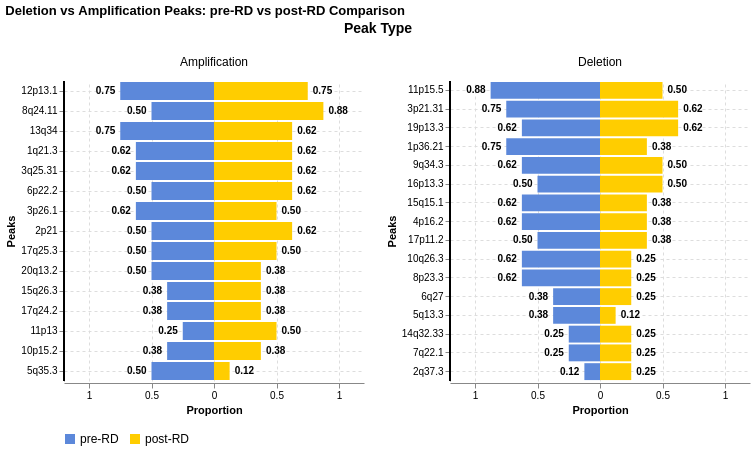

Notebook code for this chart:
### Markdown cell above
## S11B

### Code cell
group_fracs = pd.DataFrame( data={'Descriptor':pre_peaks['Descriptor'],  'Unique Name': pre_peaks['Unique Name'].values})
group_fracs['Peak_Type'] = group_fracs['Unique Name'].apply(lambda x: x.split(' ')[0])
group_fracs = group_fracs.merge(pre_paired_peaks[['Unique Name', 'frequency']], how='outer', on='Unique Name').rename(columns={'frequency': 'pre-RD'})
group_fracs = group_fracs.merge(post_paired_peaks[['Unique Name', 'frequency']], how='outer', on='Unique Name').rename(columns={'frequency': 'post-RD'})

display(group_fracs)

# Reshape data for diverging plot
plot_data = []

for _, row in group_fracs.iterrows():
    # Add pre-RD as negative values
    plot_data.append({
        'Peak': row['Descriptor'],
        'Value': -row['pre-RD'],  # Negative for left side
        'Group': 'pre-RD',
        'DisplayValue': row['pre-RD'],
        'DisplayText': f"{row['pre-RD']:.2f}",
        'Peak_Type': row['Peak_Type']
    })
    
    # Add post-RD as positive values
    plot_data.append({
        'Peak': row['Descriptor'],
        'Value': row['post-RD'],  # Positive for right side
        'Group': 'post-RD', 
        'DisplayValue': row['post-RD'],
        'DisplayText': f"{row['post-RD']:.2f}",
        'Peak_Type': row['Peak_Type']
    })

plot_df = pd.DataFrame(plot_data)

# Calculate total for sorting
peak_totals = plot_df.groupby('Peak')['DisplayValue'].sum().reset_index()
peak_order = peak_totals.sort_values('DisplayValue', ascending=False)['Peak'].tolist()

# Create the bar chart
bars = alt.Chart(plot_df).mark_bar().encode(
    y=alt.Y('Peak:N', 
            title='Peaks',
            sort=peak_order,
            axis=alt.Axis(labelLimit=0)),
    x=alt.X('Value:Q', 
            title='Proportion',
            scale=alt.Scale(domain=[-1.2, 1.2]),
            axis=alt.Axis(
                values=[-1, -0.75, -0.5, -0.25, 0, 0.25, 0.5, 0.75, 1],
                labelExpr="abs(datum.value) == 0 ? '0' : abs(datum.value)"
            )),
    color=alt.Color('Group:N', 
                   scale=alt.Scale(
                       domain=['pre-RD', 'post-RD'], 
                       range=["#5C88DAFF", "#FFCD00FF"]
                   ))
)

# Add text labels
text = alt.Chart(plot_df).mark_text(
    align=alt.expr('datum.Value < 0 ? "right" : "left"'),
    baseline='middle',
    dx=alt.expr('datum.Value < 0 ? -5 : 5'),
    fontSize=10,
    fontWeight='bold'
).encode(
    y=alt.Y('Peak:N', sort=peak_order),
    x=alt.X('Value:Q'),
    text='DisplayText:N',
    color=alt.value('black')
)

# Add center line
rule = alt.Chart(plot_df).mark_rule(color='black', strokeWidth=2).encode(
    x=alt.value(0)
)

# Layer charts, set properties, then apply faceting
chart = (bars + text + rule).properties(
    width=300,  # Width per panel
    height=300
).facet(
    column=alt.Column('Peak_Type:N',
                     header=alt.Header(title="Peak Type", 
                                     titleFontSize=14,
                                     labelFontSize=12))
).resolve_scale(
    y='independent'  # Allow independent y-scales for each panel
).properties(
    title='Deletion vs Amplification Peaks: pre-RD vs post-RD Comparison'
).configure_axis(
    grid=True,
    gridDash=[3, 3]
).configure_header(
    titleColor='black',
    titleFontSize=14,
    labelFontSize=12
).configure_view(
    stroke='transparent'
).configure_legend(
    title=None,
    orient='bottom',
    labelFontSize=12
)

# Display the chart
#chart.save('/Users/jacobg/Dropbox/shared_leif/neoSTAR A1 manuscript prep/exome_Jacob/plots/gistic_peaks_paired.pdf')
chart

### Figure 1 — Vega-Lite specification as saved in the notebook (floating-point values rounded to 4 significant figures)
{"config": {"view": {"continuousWidth": 300, "continuousHeight": 300, "stroke": "transparent"}, "axis": {"grid": true, "gridDash": [3, 3]}, "header": {"labelFontSize": 12, "titleColor": "black", "titleFontSize": 14}, "legend": {"labelFontSize": 12, "orient": "bottom", "title": null}}, "data": {"name": "data-3dbef76ac0b8ff8478d7a2d28c1d98e2"}, "facet": {"column": {"field": "Peak_Type", "header": {"labelFontSize": 12, "title": "Peak Type", "titleFontSize": 14}, "type": "nominal"}}, "spec": {"layer": [{"mark": {"type": "bar"}, "encoding": {"color": {"field": "Group", "scale": {"domain": ["pre-RD", "post-RD"], "range": ["#5C88DAFF", "#FFCD00FF"]}, "type": "nominal"}, "x": {"axis": {"labelExpr": "abs(datum.value) == 0 ? '0' : abs(datum.value)", "values": [-1, -0.75, -0.5, -0.25, 0, 0.25, 0.5, 0.75, 1]}, "field": "Value", "scale": {"domain": [-1.2, 1.2]}, "title": "Proportion", "type": "quantitative"}, "y": {"axis": {"labelLimit": 0}, "field": "Peak", "sort": ["12p13.1", "8q24.11", "11p15.5 ", "13q34  ", "3p21.31 ", "1q21.3 ", "19p13.3 ", "3q25.31", "6p22.2 ", "3p26.1 ", "2p21   ", "1p36.21 ", "9q34.3  ", "17q25.3", "16p13.3 ", "15q15.1 ", "4p16.2  ", "17p11.2 ", "20q13.2", "10q26.3 ", "8p23.3  ", "15q26.3", "17q24.2", "11p13  ", "10p15.2", "5q35.3 ", "6q27    ", "5q13.3  ", "14q32.33", "7q22.1  ", "2q37.3  "], "title": "Peaks", "type": "nominal"}}}, {"mark": {"type": "text", "align": {"expr": "datum.Value < 0 ? \"right\" : \"left\""}, "baseline": "middle", "dx": {"expr": "datum.Value < 0 ? -5 : 5"}, "fontSize": 10, "fontWeight": "bold"}, "encoding": {"color": {"value": "black"}, "text": {"field": "DisplayText", "type": "nominal"}, "x": {"field": "Value", "type": "quantitative"}, "y": {"field": "Peak", "sort": ["12p13.1", "8q24.11", "11p15.5 ", "13q34  ", "3p21.31 ", "1q21.3 ", "19p13.3 ", "3q25.31", "6p22.2 ", "3p26.1 ", "2p21   ", "1p36.21 ", "9q34.3  ", "17q25.3", "16p13.3 ", "15q15.1 ", "4p16.2  ", "17p11.2 ", "20q13.2", "10q26.3 ", "8p23.3  ", "15q26.3", "17q24.2", "11p13  ", "10p15.2", "5q35.3 ", "6q27    ", "5q13.3  ", "14q32.33", "7q22.1  ", "2q37.3  "], "type": "nominal"}}}, {"mark": {"type": "rule", "color": "black", "strokeWidth": 2}, "encoding": {"x": {"value": 0}}}], "height": 300, "width": 300}, "resolve": {"scale": {"y": "independent"}}, "title": "Deletion vs Amplification Peaks: pre-RD vs post-RD Comparison", "$schema": "https://vega.github.io/schema/vega-lite/v5.20.1.json", "datasets": {"data-3dbef76ac0b8ff8478d7a2d28c1d98e2": [{"Peak": "1q21.3 ", "Value": -0.625, "Group": "pre-RD", "DisplayValue": 0.625, "DisplayText": "0.62", "Peak_Type": "Amplification"}, {"Peak": "1q21.3 ", "Value": 0.625, "Group": "post-RD", "DisplayValue": 0.625, "DisplayText": "0.62", "Peak_Type": "Amplification"}, {"Peak": "2p21   ", "Value": -0.5, "Group": "pre-RD", "DisplayValue": 0.5, "DisplayText": "0.50", "Peak_Type": "Amplification"}, {"Peak": "2p21   ", "Value": 0.625, "Group": "post-RD", "DisplayValue": 0.625, "DisplayText": "0.62", "Peak_Type": "Amplification"}, {"Peak": "3p26.1 ", "Value": -0.625, "Group": "pre-RD", "DisplayValue": 0.625, "DisplayText": "0.62", "Peak_Type": "Amplification"}, {"Peak": "3p26.1 ", "Value": 0.5, "Group": "post-RD", "DisplayValue": 0.5, "DisplayText": "0.50", "Peak_Type": "Amplification"}, {"Peak": "3q25.31", "Value": -0.625, "Group": "pre-RD", "DisplayValue": 0.625, "DisplayText": "0.62", "Peak_Type": "Amplification"}, {"Peak": "3q25.31", "Value": 0.625, "Group": "post-RD", "DisplayValue": 0.625, "DisplayText": "0.62", "Peak_Type": "Amplification"}, {"Peak": "5q35.3 ", "Value": -0.5, "Group": "pre-RD", "DisplayValue": 0.5, "DisplayText": "0.50", "Peak_Type": "Amplification"}, {"Peak": "5q35.3 ", "Value": 0.125, "Group": "post-RD", "DisplayValue": 0.125, "DisplayText": "0.12", "Peak_Type": "Amplification"}, {"Peak": "6p22.2 ", "Value": -0.5, "Group": "pre-RD", "DisplayValue": 0.5, "DisplayText": "0.50", "Peak_Type": "Amplification"}, {"Peak": "6p22.2 ", "Value": 0.625, "Group": "post-RD", "DisplayValue": 0.625, "DisplayText": "0.62", "Peak_Type": "Amplification"}, {"Peak": "8q24.11", "Value": -0.5, "Group": "pre-RD", "DisplayValue": 0.5, "DisplayText": "0.50", "Peak_Type": "Amplification"}, {"Peak": "8q24.11", "Value": 0.875, "Group": "post-RD", "DisplayValue": 0.875, "DisplayText": "0.88", "Peak_Type": "Amplification"}, {"Peak": "10p15.2", "Value": -0.375, "Group": "pre-RD", "DisplayValue": 0.375, "DisplayText": "0.38", "Peak_Type": "Amplification"}, {"Peak": "10p15.2", "Value": 0.375, "Group": "post-RD", "DisplayValue": 0.375, "DisplayText": "0.38", "Peak_Type": "Amplification"}, {"Peak": "11p13  ", "Value": -0.25, "Group": "pre-RD", "DisplayValue": 0.25, "DisplayText": "0.25", "Peak_Type": "Amplification"}, {"Peak": "11p13  ", "Value": 0.5, "Group": "post-RD", "DisplayValue": 0.5, "DisplayText": "0.50", "Peak_Type": "Amplification"}, {"Peak": "12p13.1", "Value": -0.75, "Group": "pre-RD", "DisplayValue": 0.75, "DisplayText": "0.75", "Peak_Type": "Amplification"}, {"Peak": "12p13.1", "Value": 0.75, "Group": "post-RD", "DisplayValue": 0.75, "DisplayText": "0.75", "Peak_Type": "Amplification"}, {"Peak": "13q34  ", "Value": -0.75, "Group": "pre-RD", "DisplayValue": 0.75, "DisplayText": "0.75", "Peak_Type": "Amplification"}, {"Peak": "13q34  ", "Value": 0.625, "Group": "post-RD", "DisplayValue": 0.625, "DisplayText": "0.62", "Peak_Type": "Amplification"}, {"Peak": "15q26.3", "Value": -0.375, "Group": "pre-RD", "DisplayValue": 0.375, "DisplayText": "0.38", "Peak_Type": "Amplification"}, {"Peak": "15q26.3", "Value": 0.375, "Group": "post-RD", "DisplayValue": 0.375, "DisplayText": "0.38", "Peak_Type": "Amplification"}, {"Peak": "17q24.2", "Value": -0.375, "Group": "pre-RD", "DisplayValue": 0.375, "DisplayText": "0.38", "Peak_Type": "Amplification"}, {"Peak": "17q24.2", "Value": 0.375, "Group": "post-RD", "DisplayValue": 0.375, "DisplayText": "0.38", "Peak_Type": "Amplification"}, {"Peak": "17q25.3", "Value": -0.5, "Group": "pre-RD", "DisplayValue": 0.5, "DisplayText": "0.50", "Peak_Type": "Amplification"}, {"Peak": "17q25.3", "Value": 0.5, "Group": "post-RD", "DisplayValue": 0.5, "DisplayText": "0.50", "Peak_Type": "Amplification"}, {"Peak": "20q13.2", "Value": -0.5, "Group": "pre-RD", "DisplayValue": 0.5, "DisplayText": "0.50", "Peak_Type": "Amplification"}, {"Peak": "20q13.2", "Value": 0.375, "Group": "post-RD", "DisplayValue": 0.375, "DisplayText": "0.38", "Peak_Type": "Amplification"}, {"Peak": "1p36.21 ", "Value": -0.75, "Group": "pre-RD", "DisplayValue": 0.75, "DisplayText": "0.75", "Peak_Type": "Deletion"}, {"Peak": "1p36.21 ", "Value": 0.375, "Group": "post-RD", "DisplayValue": 0.375, "DisplayText": "0.38", "Peak_Type": "Deletion"}, {"Peak": "2q37.3  ", "Value": -0.125, "Group": "pre-RD", "DisplayValue": 0.125, "DisplayText": "0.12", "Peak_Type": "Deletion"}, {"Peak": "2q37.3  ", "Value": 0.25, "Group": "post-RD", "DisplayValue": 0.25, "DisplayText": "0.25", "Peak_Type": "Deletion"}, {"Peak": "3p21.31 ", "Value": -0.75, "Group": "pre-RD", "DisplayValue": 0.75, "DisplayText": "0.75", "Peak_Type": "Deletion"}, {"Peak": "3p21.31 ", "Value": 0.625, "Group": "post-RD", "DisplayValue": 0.625, "DisplayText": "0.62", "Peak_Type": "Deletion"}, {"Peak": "4p16.2  ", "Value": -0.625, "Group": "pre-RD", "DisplayValue": 0.625, "DisplayText": "0.62", "Peak_Type": "Deletion"}, {"Peak": "4p16.2  ", "Value": 0.375, "Group": "post-RD", "DisplayValue": 0.375, "DisplayText": "0.38", "Peak_Type": "Deletion"}, {"Peak": "5q13.3  ", "Value": -0.375, "Group": "pre-RD", "DisplayValue": 0.375, "DisplayText": "0.38", "Peak_Type": "Deletion"}, {"Peak": "5q13.3  ", "Value": 0.125, "Group": "post-RD", "DisplayValue": 0.125, "DisplayText": "0.12", "Peak_Type": "Deletion"}, {"Peak": "6q27    ", "Value": -0.375, "Group": "pre-RD", "DisplayValue": 0.375, "DisplayText": "0.38", "Peak_Type": "Deletion"}, {"Peak": "6q27    ", "Value": 0.25, "Group": "post-RD", "DisplayValue": 0.25, "DisplayText": "0.25", "Peak_Type": "Deletion"}, {"Peak": "7q22.1  ", "Value": -0.25, "Group": "pre-RD", "DisplayValue": 0.25, "DisplayText": "0.25", "Peak_Type": "Deletion"}, {"Peak": "7q22.1  ", "Value": 0.25, "Group": "post-RD", "DisplayValue": 0.25, "DisplayText": "0.25", "Peak_Type": "Deletion"}, {"Peak": "8p23.3  ", "Value": -0.625, "Group": "pre-RD", "DisplayValue": 0.625, "DisplayText": "0.62", "Peak_Type": "Deletion"}, {"Peak": "8p23.3  ", "Value": 0.25, "Group": "post-RD", "DisplayValue": 0.25, "DisplayText": "0.25", "Peak_Type": "Deletion"}, {"Peak": "9q34.3  ", "Value": -0.625, "Group": "pre-RD", "DisplayValue": 0.625, "DisplayText": "0.62", "Peak_Type": "Deletion"}, {"Peak": "9q34.3  ", "Value": 0.5, "Group": "post-RD", "DisplayValue": 0.5, "DisplayText": "0.50", "Peak_Type": "Deletion"}, {"Peak": "10q26.3 ", "Value": -0.625, "Group": "pre-RD", "DisplayValue": 0.625, "DisplayText": "0.62", "Peak_Type": "Deletion"}, {"Peak": "10q26.3 ", "Value": 0.25, "Group": "post-RD", "DisplayValue": 0.25, "DisplayText": "0.25", "Peak_Type": "Deletion"}, {"Peak": "11p15.5 ", "Value": -0.875, "Group": "pre-RD", "DisplayValue": 0.875, "DisplayText": "0.88", "Peak_Type": "Deletion"}, {"Peak": "11p15.5 ", "Value": 0.5, "Group": "post-RD", "DisplayValue": 0.5, "DisplayText": "0.50", "Peak_Type": "Deletion"}, {"Peak": "14q32.33", "Value": -0.25, "Group": "pre-RD", "DisplayValue": 0.25, "DisplayText": "0.25", "Peak_Type": "Deletion"}, {"Peak": "14q32.33", "Value": 0.25, "Group": "post-RD", "DisplayValue": 0.25, "DisplayText": "0.25", "Peak_Type": "Deletion"}, {"Peak": "15q15.1 ", "Value": -0.625, "Group": "pre-RD", "DisplayValue": 0.625, "DisplayText": "0.62", "Peak_Type": "Deletion"}, {"Peak": "15q15.1 ", "Value": 0.375, "Group": "post-RD", "DisplayValue": 0.375, "DisplayText": "0.38", "Peak_Type": "Deletion"}, {"Peak": "16p13.3 ", "Value": -0.5, "Group": "pre-RD", "DisplayValue": 0.5, "DisplayText": "0.50", "Peak_Type": "Deletion"}, {"Peak": "16p13.3 ", "Value": 0.5, "Group": "post-RD", "DisplayValue": 0.5, "DisplayText": "0.50", "Peak_Type": "Deletion"}, {"Peak": "17p11.2 ", "Value": -0.5, "Group": "pre-RD", "DisplayValue": 0.5, "DisplayText": "0.50", "Peak_Type": "Deletion"}, {"Peak": "17p11.2 ", "Value": 0.375, "Group": "post-RD", "DisplayValue": 0.375, "DisplayText": "0.38", "Peak_Type": "Deletion"}, {"Peak": "19p13.3 ", "Value": -0.625, "Group": "pre-RD", "DisplayValue": 0.625, "DisplayText": "0.62", "Peak_Type": "Deletion"}, {"Peak": "19p13.3 ", "Value": 0.625, "Group": "post-RD", "DisplayValue": 0.625, "DisplayText": "0.62", "Peak_Type": "Deletion"}]}}
